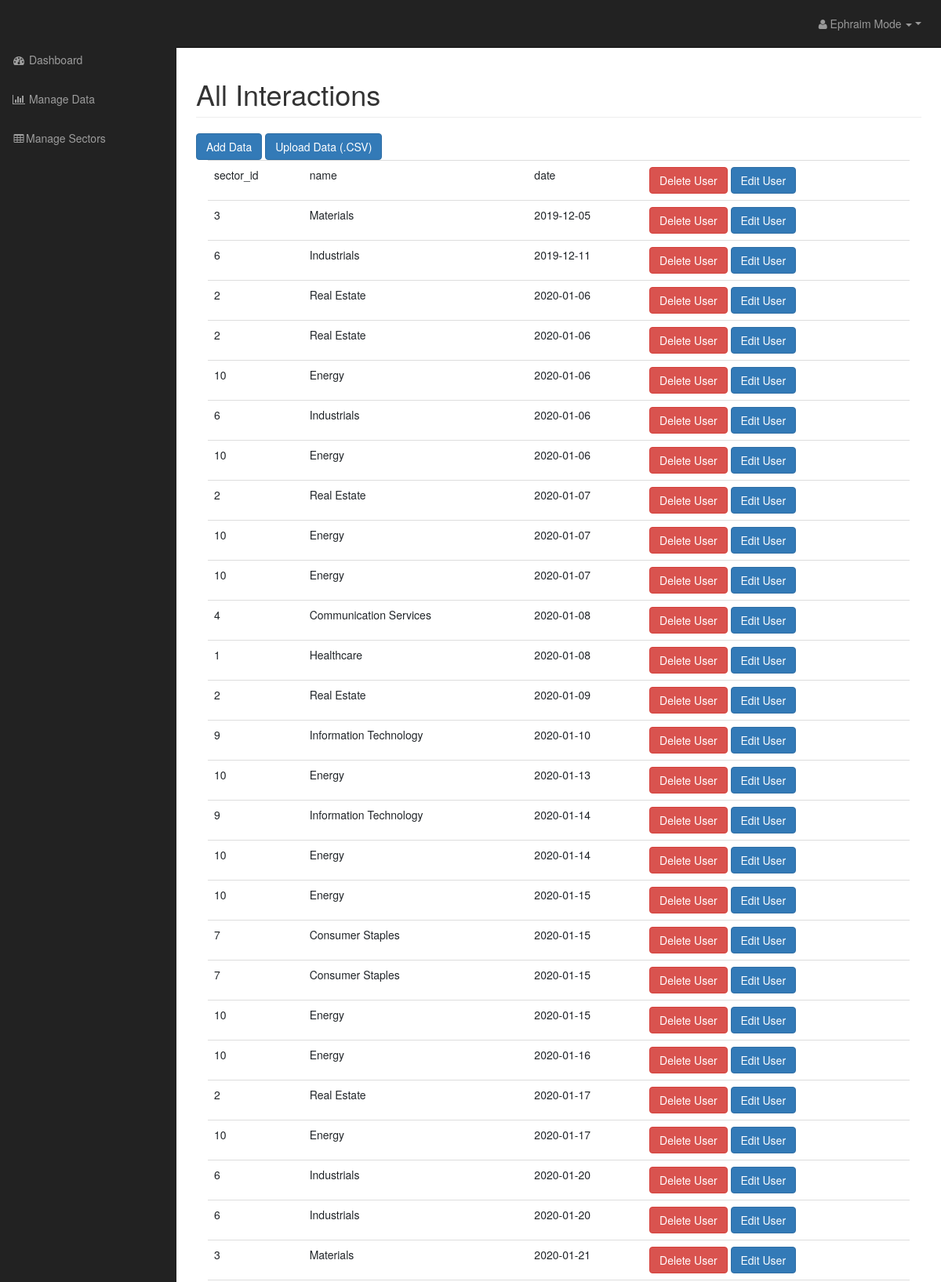
The page /managedata.php (upper part) on the database its author committed.
### tables this page shows
CREATE TABLE `interactions` (
  `id` int(11) NOT NULL,
  `sector_id` varchar(50) NOT NULL,
  `name` varchar(255) NOT NULL,
  `date` varchar(255) NOT NULL
);

### includes/database.php (called while the page is built, shortened)
<?php
class Database {
	public $db;
	public function open_db_connection(){
		$this->connection = new mysqli(DB_HOST,DB_USER,DB_PASS,DB_NAME);
		return $this->connection;
	}
	function __construct(){
		$this->db = $this->open_db_connection();
	}
	public function query($sql){
		$result = $this->db->query($sql);
		return $result;
	}
	public function fetch($result){
		$find = mysqli_fetch_array($result);
		return $find;
	}
}
$database = new Database();
?>

### includes/db_objects.php (called while the page is built, shortened)
<?php
class Db_object {
	public static function find_all() {
		return static::find_by_query("SELECT * FROM " . static::$db_table ."");
	}
	public static function find_by_query($sql) {
		global $database;
		$result = $database->query($sql);
		$the_object_array = array();
		while ($row = $database->fetch($result)) {
			$the_object_array[] = static::instantiation($row);
		}
		return $the_object_array;
	}
	public static function instantiation($the_record){
		$the_object = new $calling_class;
		foreach ($the_record as $the_attribute => $value) {
			if ($the_object->has_the_attribute($the_attribute)) {
				$the_object->$the_attribute = $value;
			}
		}
		return $the_object;
	}
	private function has_the_attribute($the_attribute) {
		$object_properties = get_object_vars($this);
		return array_key_exists($the_attribute, $object_properties);
	}
}
?>

### managedata.php (the view, shortened to what this page needs)
<?php include("includes/header.php");
$datas = Data::find_all();
?>
        <nav class="navbar navbar-inverse navbar-fixed-top" role="navigation">
            <?php
                include("includes/top_nav.php");
            ?>
            <?php
                include("includes/side_nav.php");
            ?>
        </nav>
        <div id="page-wrapper">
            <div class="container-fluid">
                <div class="row">
                    <div class="col-lg-12">
                        <h1 class="page-header">
                            All Interactions
                        </h1>
                        <a class="btn btn-primary" href="add_data.php">Add Data</a> <a class="btn btn-primary" href="upload_data.php">Upload Data (.CSV)</a>
<div class="col-md-12">
    <table class="table table-hover">
        <tbody>
            <?php foreach ($datas as $data) : ?>
            <tr>
                <td><?php echo $data->sector_id; ?></td>
                <td><?php echo $data->name; ?> </td>
                <td><?php echo $data->date; ?></td>
                <td>
                    <div class="action_links">
                        <a class="btn btn-danger" href="#">Delete User</a>
                        <a class="btn btn-primary" href="#">Edit User</a>
                    </div>
                </td>
            </tr>
        <?php endforeach; ?>
        </tbody>
    </table>
</div>
                    </div>
                </div>
            </div>
        </div>
  <?php include("includes/footer.php"); ?>

### includes/header.php (shortened to what this page needs)
<!DOCTYPE html>
<html lang="en">
<head>
    <link rel="stylesheet" href="https://cdn.jsdelivr.net/npm/bootstrap@4.6.1/dist/css/bootstrap.min.css">
    <link href="css/bootstrap.min.css" rel="stylesheet">
    <link href="css/sb-admin.css" rel="stylesheet">
    <link href="font-awesome/css/font-awesome.min.css" rel="stylesheet" type="text/css">
    <link href="https://cdn.jsdelivr.net/npm/summernote@0.8.18/dist/summernote.min.css" rel="stylesheet">
    <link href="css/style.css" rel="stylesheet">
</head>
<body>
    <div id="wrapper">

### includes/top_nav.php (shortened to what this page needs)
<ul class="nav navbar-right top-nav">
    <li class="dropdown">
        <a href="#" class="dropdown-toggle" data-toggle="dropdown"><i class="fa fa-user"></i> Ephraim Mode <b class="caret"></b></a>
    </li>
</ul>

### includes/side_nav.php
<div class="collapse navbar-collapse navbar-ex1-collapse">
                <ul class="nav navbar-nav side-nav">
                    <li>
                        <a href="index.php"><i class="fa fa-fw fa-dashboard"></i> Dashboard</a>
                    </li>
                    <li>
                        <a href="managedata.php"><i class="fa fa-fw fa-bar-chart-o"></i> Manage Data</a>
                    </li>
                    <li>
                        <a href="manage_sectors.php"><i class="fa fa-fw fa-table"></i>Manage Sectors</a>
                    </li>
                </ul>
            </div>

### includes/footer.php (shortened to what this page needs)
  </div>
</body>
</html>

### css/sb-admin.css (style rules this page uses)
body { margin-top: 100px; background-color: #222; }
@media (min-width:768px) { body { margin-top: 50px; } }
#wrapper { padding-left: 0; }
#page-wrapper { width: 100%; padding: 0; background-color: #fff; }
@media (min-width:768px) { #wrapper { padding-left: 225px; } }
@media (min-width:768px) { #page-wrapper { padding: 10px; } }
.top-nav { padding: 0 15px; }
.top-nav>li { display: inline-block; float: left; }
.top-nav>li>a { padding-top: 15px; padding-bottom: 15px; line-height: 20px; color: #999; }
@media (min-width:768px) { .side-nav { position: fixed; top: 51px; left: 225px; width: 225px; margin-left: -225px; border: none; border-radius: 0; overflow-y: auto; background-color: #222; } }
@media (min-width:768px) { .side-nav>li>a { width: 225px; } }

### rows shown on the page
interactions: sector "sector_id", name "name", date "date"
interactions: sector "3", name "Materials", date "2019-12-05"
interactions: sector "6", name "Industrials", date "2019-12-11"
interactions: sector "2", name "Real Estate", date "2020-01-06"
interactions: sector "2", name "Real Estate", date "2020-01-06"
interactions: sector "10", name "Energy", date "2020-01-06"
interactions: sector "6", name "Industrials", date "2020-01-06"
interactions: sector "10", name "Energy", date "2020-01-06"
interactions: sector "2", name "Real Estate", date "2020-01-07"
interactions: sector "10", name "Energy", date "2020-01-07"
interactions: sector "10", name "Energy", date "2020-01-07"
interactions: sector "4", name "Communication Services", date "2020-01-08"
interactions: sector "1", name "Healthcare", date "2020-01-08"
interactions: sector "2", name "Real Estate", date "2020-01-09"
interactions: sector "9", name "Information Technology", date "2020-01-10"
interactions: sector "10", name "Energy", date "2020-01-13"
interactions: sector "9", name "Information Technology", date "2020-01-14"
interactions: sector "10", name "Energy", date "2020-01-14"
interactions: sector "10", name "Energy", date "2020-01-15"
interactions: sector "7", name "Consumer Staples", date "2020-01-15"
interactions: sector "7", name "Consumer Staples", date "2020-01-15"
interactions: sector "10", name "Energy", date "2020-01-15"
interactions: sector "10", name "Energy", date "2020-01-16"
interactions: sector "2", name "Real Estate", date "2020-01-17"
interactions: sector "10", name "Energy", date "2020-01-17"
interactions: sector "6", name "Industrials", date "2020-01-20"
interactions: sector "6", name "Industrials", date "2020-01-20"
interactions: sector "3", name "Materials", date "2020-01-21"
